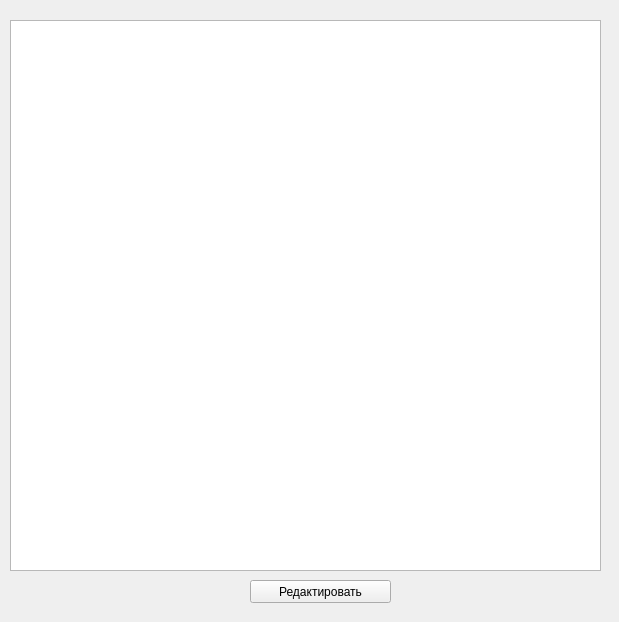
<?xml version="1.0" encoding="UTF-8"?>
<ui version="4.0">
 <class>Form</class>
 <widget class="QWidget" name="Form">
  <property name="geometry">
   <rect>
    <x>0</x>
    <y>0</y>
    <width>619</width>
    <height>622</height>
   </rect>
  </property>
  <property name="windowTitle">
   <string>Form</string>
  </property>
  <widget class="QTableView" name="tableView">
   <property name="geometry">
    <rect>
     <x>10</x>
     <y>20</y>
     <width>591</width>
     <height>551</height>
    </rect>
   </property>
  </widget>
  <widget class="QPushButton" name="pushButton">
   <property name="geometry">
    <rect>
     <x>250</x>
     <y>580</y>
     <width>141</width>
     <height>23</height>
    </rect>
   </property>
   <property name="text">
    <string>Редактировать</string>
   </property>
  </widget>
 </widget>
 <resources/>
 <connections/>
</ui>
